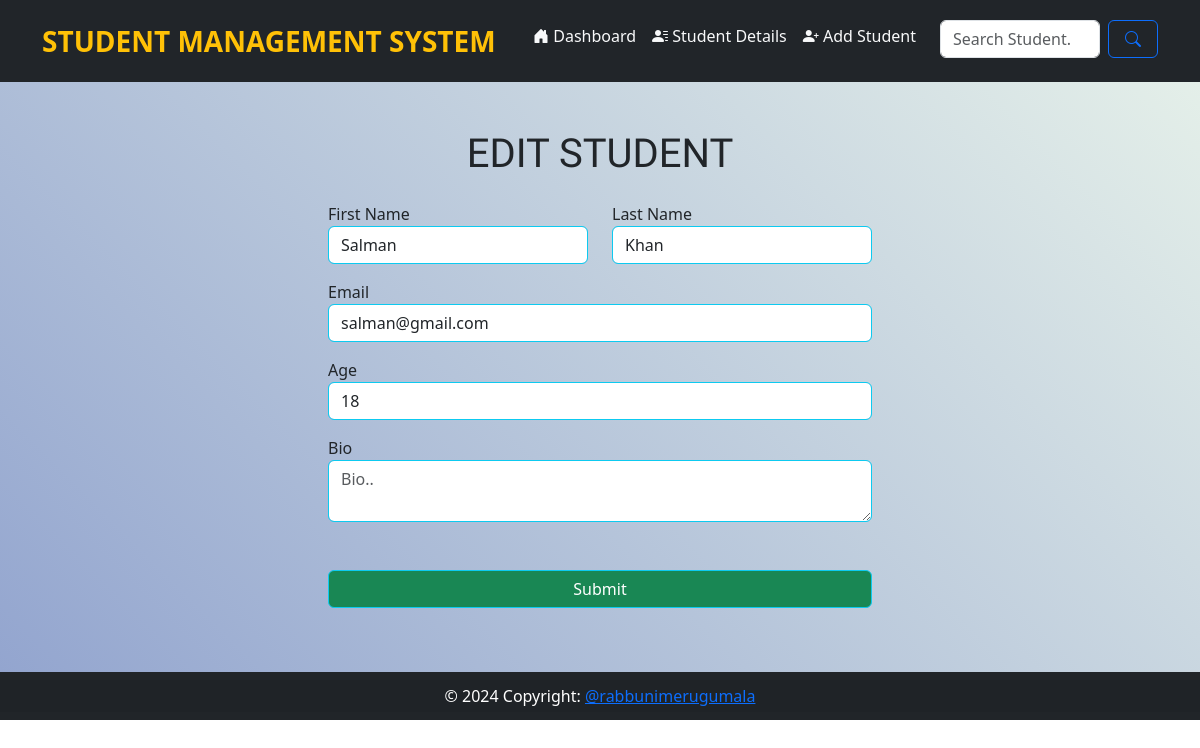
Page /edit_student/3 on the committed database.
### main.py (models this page shows)
class Student(db.Model):
    id = db.Column(db.Integer, primary_key=True)
    first_name = db.Column(db.String(100), nullable=False)
    last_name = db.Column(db.String(100), nullable=False)
    email = db.Column(db.String(80), unique=True, nullable=False)
    age = db.Column(db.Integer)
    created_at = db.Column(db.DateTime(timezone=True), server_default=func.now())
    bio = db.Column(db.Text)

### main.py (the view, shortened to what this page needs)
@app.route('/edit_student/<int:student_id>', methods=('GET', 'POST'))
def edit_student(student_id):
    student = Student.query.filter(Student.id == student_id).first()
    return render_template('edit_student.html', student=student)

### templates/edit_student.html (shortened to what this page needs)
{% extends 'base.html' %}
{% block content %}
<div style="background-image: linear-gradient(45deg, #93a5cf 0%, #e4efe9 100%);">
    <h1 style="font-family: 'Aclonica';font-size: 40px" class="text-center pt-5">EDIT STUDENT</h1>
    <form method="post" class="container col-md-6">
        <div class="p-3">
            <div class="row">
                <div class="col mb-3">
                    <label for="first_name">First Name</label>
                    <input value="{{student.first_name}}" type="text" class="form-control border border-info"
                           placeholder=" Student First Name.."
                           aria-label="First name" name="first_name" id="first_name" required>
                </div>
                <div class="col mb-3">
                    <label for="last_name">Last Name</label>
                    <input value="{{student.last_name}}" type="text" class="form-control border border-info"
                           placeholder=" Student Last Name.."
                           aria-label="Last name" name="last_name" id="last_name" required>
                </div>
            </div>
            <div class="mb-3">
                <label for="email">Email</label>
                <input value="{{student.email}}" type="email" class="form-control  border-info "
                       placeholder=" Student Email.." name="email"
                       id="email" required>
            </div>
            <div class="mb-3">
                <label for="age">Age</label>
                <input value="{{student.age}}" type="text" class="form-control border border-info"
                       placeholder=" Student Age.." name="age" id="age" required>
            </div>
            <label for="bio">Bio</label>
            <br>
            <textarea name="bio"
                      id="bio"
                      placeholder="Bio.."
                      class="form-control mb-5 border border-info"
            >{{student.bio}}</textarea>
            <div class="d-grid my-5">
                <button class="btn btn-success border border-info " type="submit">Submit</button>
            </div>
        </div>
    </form>
</div>
{% endblock %}

### static/styles/style.css (style rules this page uses)
* { margin:0; padding:0; }

### rows in the picture
Student: first_name "Salman", last_name "Khan", email "salman@gmail.com", age "18"
